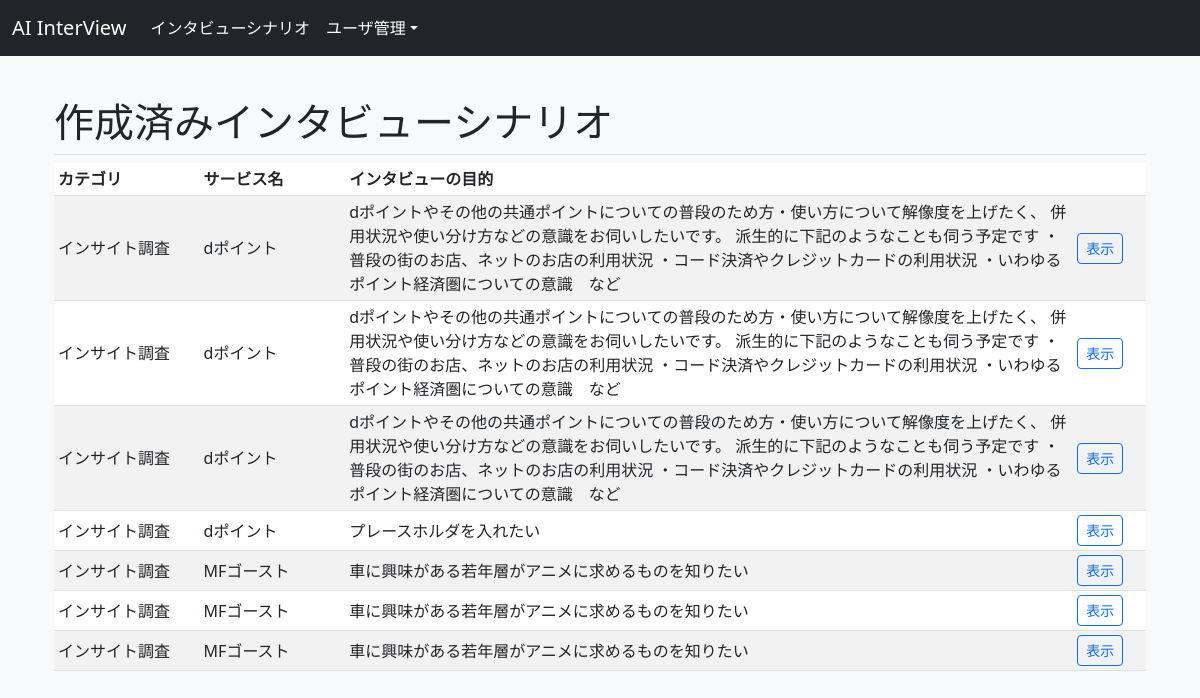
The app's page /interviewtool_scenario_view.php (signed in), older data.
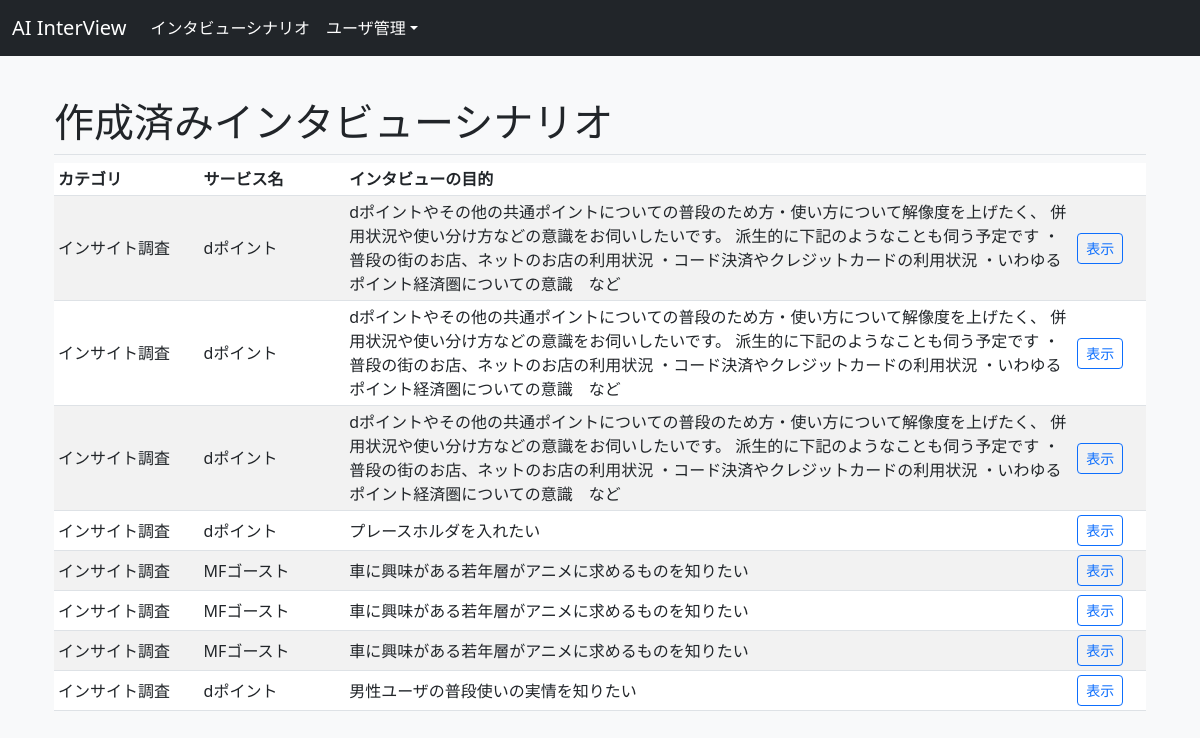
The same page, newer data.
### tables this page shows
CREATE TABLE `category_table` (
  `category_id` int(8) NOT NULL,
  `category_type_id` tinyint(4) NOT NULL,
  `service_name` text,
  `service_url` text,
  `core_purpose` text,
  `core_issue` text NOT NULL COMMENT 'コア課題',
  `service_feature` text NOT NULL COMMENT 'サービスの特徴',
  `competition` text NOT NULL COMMENT '競合サービス',
  `created_at` timestamp NOT NULL DEFAULT CURRENT_TIMESTAMP,
  `deleted_at` timestamp NULL DEFAULT NULL,
  `user_id` int(8) NOT NULL
);

CREATE TABLE `category_type_table` (
  `category_type_id` int(11) NOT NULL,
  `category_type` tinytext NOT NULL,
  `description` tinytext NOT NULL,
  `image_tag` text NOT NULL
);

### interviewtool_scenario_view.php (the view, shortened to what this page needs)
<?php
include("funcs.php");
$pdo = db_conn();
$user_id = $_SESSION["user_id"];
$sql_select = "
    SELECT
        c.category_id,
        ct.category_type,
        c.service_name,
        c.core_purpose
    FROM
        category_table AS c
    INNER JOIN
        category_type_table AS ct ON c.category_type_id = ct.category_type_id
    WHERE
        c.user_id = :user_id
    ORDER BY
        c.category_id;
";
$stmt = $pdo->prepare($sql_select);
$stmt->bindValue(':user_id', $user_id, PDO::PARAM_INT);
$status = $stmt->execute();
$values =  $stmt->fetchAll(PDO::FETCH_ASSOC);
?>
<!DOCTYPE html>
<html lang="ja">
<head>
    <link href="https://cdn.jsdelivr.net/npm/bootstrap@5.3.0/dist/css/bootstrap.min.css" rel="stylesheet">
</head>
<body class="bg-light">
    <div class="container px-4 py-5" id="hanging-icons">
        <h1 class="pb-2 border-bottom">作成済みインタビューシナリオ</h1>
        <div class="table-responsive">
            <table class="table table-striped table-sm">
                <thead>
                    <tr>
                        <th class="list1">カテゴリ</th>
                        <th class="list2">サービス名</th>
                        <th class="list3">インタビューの目的</th>
                        <th class="list4"></th>
                    </tr>
                </thead>
                <tbody>
                    <?php foreach ($values as $v) { ?>
                        <tr>
                            <td class="align-middle"><?= $v['category_type'] ?></td>
                            <td class="align-middle"><?= $v['service_name'] ?></td>
                            <td class="align-middle"><?= $v['core_purpose'] ?></td>
                            <td class="align-middle"><a href="interviewtool_question.php" class="btn btn-sm btn-outline-primary">表示</a></td>
                        </tr>
                    <?php } ?>
                </tbody>
            </table>
        </div>
    </div>
</body>
</html>

Row changes from the older to the newer data that the page shows:
added category_table: category_type.category_type "インサイト調査", service_name "dポイント", core_purpose "男性ユーザの普段使いの実情を知りたい"
